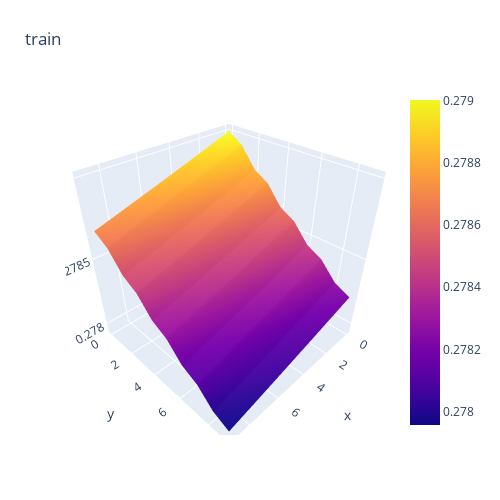
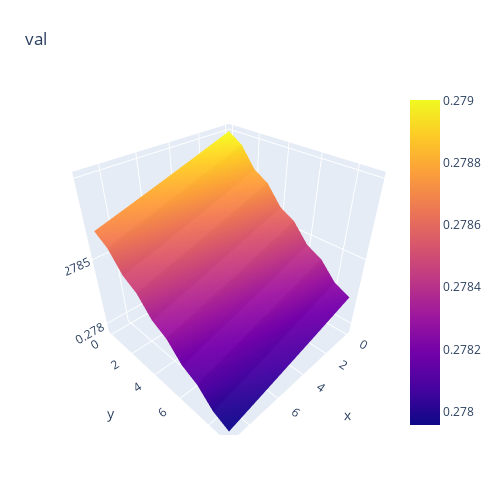
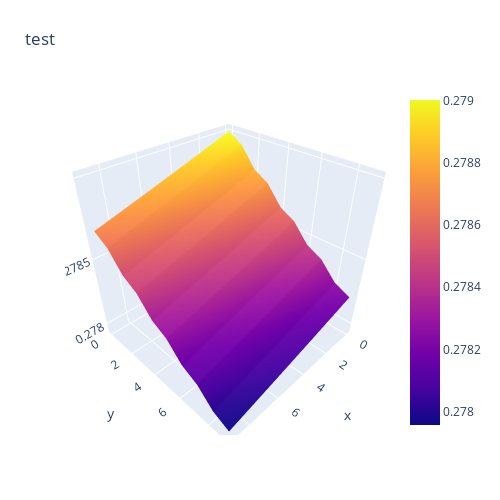

Source (notebook cell) for these figures, in order:
### Code cell
DATASET = 'churn'
path_to_config = '/Users/timgritsaev/Desktop/tabular/tabular-hpo/exp/mlp/' + DATASET + '/0-tuning/checkpoint.pt'
path_to_model = '/Users/timgritsaev/Desktop/tabular/tabular-hpo/saved_models/optuna_' + DATASET + '_0.pt'
create_all(path_to_config, path_to_model)
